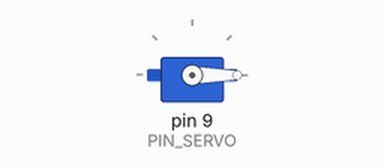
This sketch was run on a simulated Arduino Uno, built with avr-gcc and run on an emulated ATmega328P. Shown: servo.

Above: at 0.05 s.
At 2.0 s:
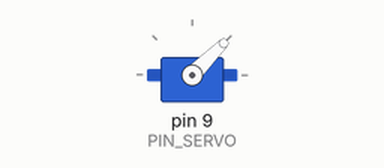
At 3.0 s:
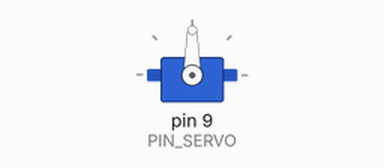
At 4.0 s:
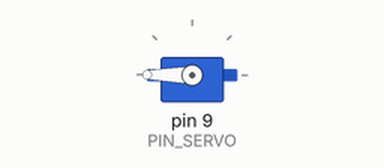
Timing chart, 0 to 5.2 s (numbered marks = the images above):
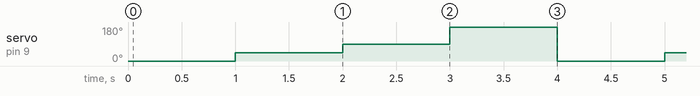

Measured:
- by itself, servo on pin 9 (PIN_SERVO): repeats every 4.0 s: 90° 1.0 s, 180° 1.0 s, 0° 1.0 s, 45° 1.0 s

The sketch:

Servo_test.ino
```cpp
/*
 Controlling a servomotor with Arduino

 by Alberto Celano
 http://www.caprasilana.it
*/

#include <Servo.h>

#define PIN_SERVO 9 // Arduino PIN9

// create servo object to control a servo
Servo servo;

void setup() {
  // attaches the servo on pin 9 to the servo object
  servo.attach(PIN_SERVO);
}

void loop() {
  // move to pos 0
  servo.write(0);
  // wait 1 sec
  delay(1000);
  // move to pos 45
  servo.write(45);
  // wait 1 sec
  delay(1000);
  // move to pos 90
  servo.write(90);
  // wait 1 sec
  delay(1000);
  // move to pos 180
  servo.write(180);
  // wait 1 sec
  delay(1000);
}
```
